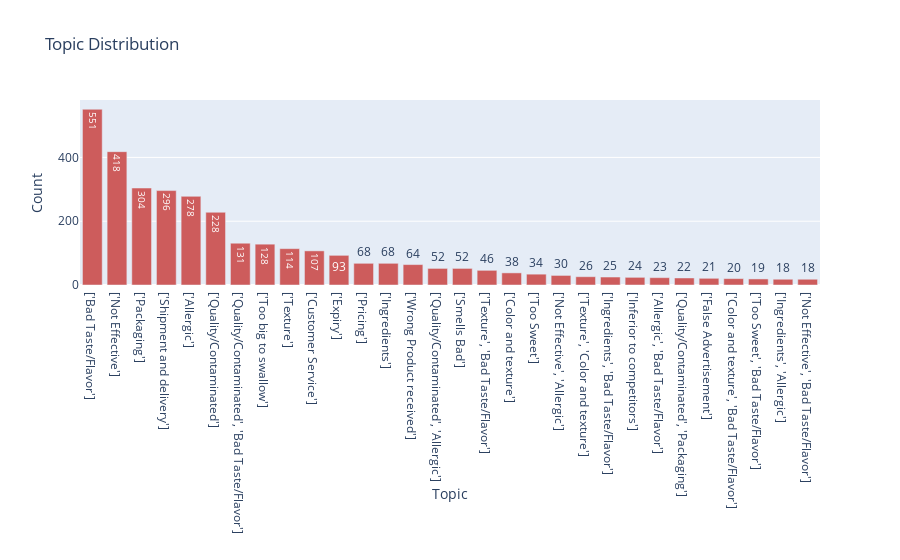

The notebook cell saved with this chart:
### Code cell
target_distribution(multi_label_df, 'topic', 30)

### Figure 1 — Plotly figure (JSON) as saved in the notebook; plotly's stock layout.template omitted (floating-point values rounded to 4 significant figures)
{"data": [{"marker": {"color": "indianred"}, "text": [551.0, 418.0, 304.0, 296.0, 278.0, 228.0, 131.0, 128.0, 114.0, 107.0, 93.0, 68.0, 68.0, 64.0, 52.0, 52.0, 46.0, 38.0, 34.0, 30.0, 26.0, 25.0, 24.0, 23.0, 22.0, 21.0, 20.0, 19.0, 18.0, 18.0], "textposition": "auto", "type": "bar", "x": ["['Bad Taste/Flavor']", "['Not Effective']", "['Packaging']", "['Shipment and delivery']", "['Allergic']", "['Quality/Contaminated']", "['Quality/Contaminated', 'Bad Taste/Flavor']", "['Too big to swallow']", "['Texture']", "['Customer Service']", "['Expiry']", "['Pricing']", "['Ingredients']", "['Wrong Product received']", "['Quality/Contaminated', 'Allergic']", "['Smells Bad']", "['Texture', 'Bad Taste/Flavor']", "['Color and texture']", "['Too Sweet']", "['Not Effective', 'Allergic']", "['Texture', 'Color and texture']", "['Ingredients', 'Bad Taste/Flavor']", "['Inferior to competitors']", "['Allergic', 'Bad Taste/Flavor']", "['Quality/Contaminated', 'Packaging']", "['False Advertisement']", "['Color and texture', 'Bad Taste/Flavor']", "['Too Sweet', 'Bad Taste/Flavor']", "['Ingredients', 'Allergic']", "['Not Effective', 'Bad Taste/Flavor']"], "y": [551, 418, 304, 296, 278, 228, 131, 128, 114, 107, 93, 68, 68, 64, 52, 52, 46, 38, 34, 30, 26, 25, 24, 23, 22, 21, 20, 19, 18, 18]}], "layout": {"title": {"text": "Topic Distribution"}, "xaxis": {"title": {"text": "Topic"}}, "yaxis": {"title": {"text": "Count"}}}}
